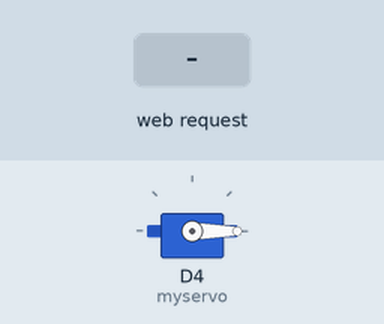
Simulated run of this sketch. Board: ESP8266 (NodeMCU). Shown: servo. The test bench sets the inputs (shaded band). WiFi joins after 1.5 s; servers stay silent unless stated; what the sketch prints to the serial monitor is not drawn.

Above: at 3.7 s.
3.8 s: HTTP request GET /sendValue?degrees=120 received
At 6.3 s:
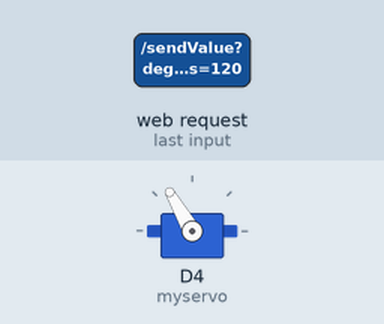
10.6 s: HTTP request GET /sendValue?degrees=0 received
At 12.2 s:
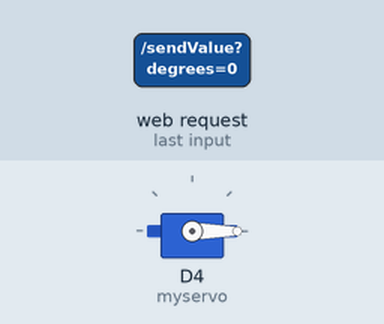
Timing chart, 0 to 13.7 s (numbered marks = the images above; inputs shaded):
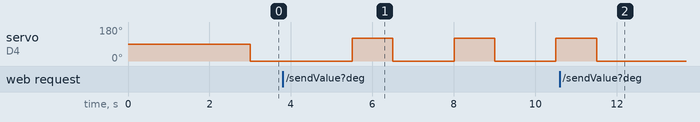

Measured:
- after the input at 3.8 s, servo on D4 (myservo): alternates 120° for 1.0 s and 0° for 1.5 s, starting after 1.7 s
- after the input at 10.6 s, servo on D4 (myservo): goes on until 11.5 s, then stays 0°

The sketch:

JoyStick_Servo_Motor_Wifi.ino
```cpp
// ĐỘNG CƠ SERVO
// Chọn esp8266 => NodeMCU 1.0 (ESP-12E Module)
#include <Servo.h>
Servo myservo;

// Wifi Nên cắm ở cổng bên trái của máy tính (cổng bên trái và phía trên gần với màn hình) thì nó mới nhận
#include <ESP8266WiFi.h>
#include <ESP8266WebServer.h>
// Servo dây cam nối với D4 của wifi , dây đỏ nối 3V3 của wifi, dây đà nối GND của wifi
ESP8266WebServer server(80);
// Đối với wifi khi setup cổng thì cần thêm A với D ví dụ A0, D4

// Joystick
int Joystick_x = A0; // chân x của joystick      (chân A0) (A0 nối với A0 của wifi, VCC nối 3V3 của wifi, GND nối GND của wifi)
// int Joystick_y = A3; // chân y của joystick   (chân A3) // Không dùng chân A3 vì không có
int Joystick_sw = D3; // chân sw của joystick     (nối với chân D3 của wifi)
// Joystick_sw Để bình thường là 1 , bấm xuống là 0
// Không dùng Joystick_y vẫn chạy bình thường , nó chỉ là không đọc giá trị y thôi

void setup() {
  Serial.begin(9600);
  delay(1000);
  WiFi.begin("OPPO Reno", "vanmanh999"); //SSID && Pasword
  while (WiFi.waitForConnectResult() != WL_CONNECTED) {
    Serial.println(".");
  }
  Serial.println("IP: ");
  Serial.println(WiFi.localIP());
  server.on("/", [] {
    server.send(200, "text/html",
                "<!DOCTYPE html>"
                "<html>"
                "<head>"
                "<title>Serial Monitor</title>"
                "<script>"
                "window.onload = function() {"
                "readSerial();"
                "};"
                "function readSerial() {"
                "var serialMonitor = document.getElementById('serialMonitor');"
                "var xhttp = new XMLHttpRequest();"
                "xhttp.onreadystatechange = function() {"
                "if (this.readyState == 4 && this.status == 200) {"
                "serialMonitor.value = this.responseText;"
                "serialMonitor.scrollTop = serialMonitor.scrollHeight;"
                "setTimeout(readSerial, 500);"
                "}"
                "};"
                "xhttp.open('GET', 'readSerial', true);"
                "xhttp.send();"
                "}"
                "function sendValue(){"
                "var degreesInput = document.getElementById('degrees');"
                "var xhttp2 =  new XMLHttpRequest();"
                "var degrees = degreesInput.value;"
                "xhttp2.open('POST', 'sendValue', true);"
                "xhttp2.setRequestHeader('Content-type', 'application/x-www-form-urlencoded');"
                "xhttp2.send('degrees=' + degrees);"
                "}"
                "</script>"
                "</head>"
                "<body>"

                "<label>Value Sensor</label><br>"
                "<input type='text' id='serialMonitor'>"
                "<br><br>"
                "<label>Degrees : </label>"
                "<input type='text' name='degrees' id = 'degrees'>"
                "<input type='button' value='Send' onclick = sendValue()>"
                "</body>"

                "</html>");
  });


//
//                "<label>Value Gas Sensor</label><br>"
//                "<textarea id='serialMonitor' style='font-family: monospace; width: 100%; height: 300px; white-space: pre; '></textarea>"
//                "<label>Degrees : </label>"
//                "<input type='text' name='degrees' id = 'degrees'>"
//                "<input type='button' value='Send' onclick = sendValue()>"
  // myservo.attach(D4); // D4 của wifi
  myservo.attach(D4, 500, 2400); // fix không quay đủ 180 độ
  pinMode(Joystick_x, INPUT); // A0 Setup chân cho x
  pinMode(Joystick_sw, INPUT); // D0 Setup chân cho sw
  setupRoutes();
  server.begin();  // Bắt đầu web server
}

// Gửi giá trị đọc được từ cảm biến lên web
void handleReadSerial() {
  int x,y,sw; //khai báo các biến
  x=analogRead(Joystick_x); //đọc giá trị từ chân Analog x // A0
  // y=analogRead(Joystick_y); //đọc giá trị từ chân Analog y
  sw=digitalRead(Joystick_sw); //đọc tín hiệu từ chân digital sw // D3
  server.send(200, "text/plain", "x : " + String(x) + " , sw : " + String(sw) + "\n");

  Serial.print(x);
  Serial.print("\t");
  Serial.print(y);
  Serial.print("\t");
  Serial.print(sw);
  Serial.print("\n");
}

// Nhận giá trị độ từ web để điều khiển servo
int receivedValue = 0;
void handleSendValue() {
  if (server.hasArg("degrees")) {
    receivedValue = server.arg("degrees").toInt();
  }
}

void setupRoutes() {
  server.on("/readSerial", handleReadSerial);
  server.on("/sendValue", handleSendValue);
}
void loop() {
  // Xử lý các yêu cầu từ client
  server.handleClient();
  delay(500);  // Đợi để hệ thống xử lý các yêu cầu khác
  if (true) {
    //quay servo thuận theo góc INPUT
    myservo.write(receivedValue);
    delay(1000);
    //chỉnh servo về vị trí 0 độ
    myservo.write(0);
    delay(1000);
  }
}
```
